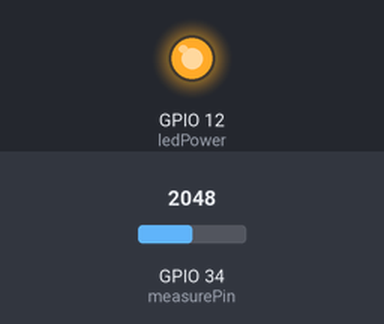
Recording of a sketch running on a simulated ESP32. Shown: output pins drawn as LEDs (lit = HIGH). Inputs (shaded band) come from the test bench; at power-on: GPIO 34 (measurePin) = 2048. What the sketch prints to the serial monitor is not drawn.

Above: at 0.1 s.
Timing chart, 0 to 1.6 s (numbered marks = the images above):
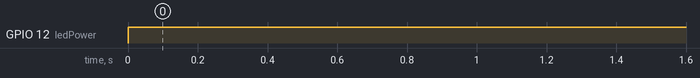

The sketch:

sketch_may12a.ino
```cpp
// --- PINS ---
const int measurePin = 34;   // ADC-capable pin on ESP32
const int ledPower = 12;     // Controls the LED

// --- Timing ---
const unsigned int samplingTime = 280;
const unsigned int deltaTime = 40;
const unsigned int sleepTime = 9680;

// --- Filter Settings ---
const int numReadings = 10;            // Number of samples for moving average
int readings[numReadings];             // Circular buffer
int readIndex = 0;
int total = 0;
int average = 0;

// --- Measurement Variables ---
float calcVoltage = 0;
float dustDensity = 0;

void setup() {
  Serial.begin(115200);
  pinMode(ledPower, OUTPUT);
  digitalWrite(ledPower, HIGH);        // Turn off LED initially

  // Initialize readings to 0
  for (int i = 0; i < numReadings; i++) {
    readings[i] = 0;
  }
}

void loop() {
  digitalWrite(ledPower, LOW);                 // LED ON
  delayMicroseconds(samplingTime);

  int voMeasured = analogRead(measurePin);     // Raw sensor reading

  delayMicroseconds(deltaTime);
  digitalWrite(ledPower, HIGH);                // LED OFF
  delayMicroseconds(sleepTime);

  // --- Moving Average Filter ---
  total = total - readings[readIndex];         // Subtract oldest value
  readings[readIndex] = voMeasured;            // Replace with new value
  total = total + readings[readIndex];         // Add new value
  readIndex = (readIndex + 1) % numReadings;   // Advance index
  average = total / numReadings;               // Compute average

  // --- Convert to voltage (3.3V reference on ESP32) ---
  calcVoltage = average * (3.3 / 4095.0);

  // --- Dust Density (adjust for 3.3V logic if needed) ---
  dustDensity = 0.17 * calcVoltage - 0.1;
  if (dustDensity < 0) dustDensity = 0.00;

  // --- Output ---
  Serial.println("Filtered Raw Value (0-4095):");
  Serial.println(average);
  Serial.println("Voltage:");
  Serial.println(calcVoltage, 3);
  Serial.println("Dust Density (mg/m^3):");
  Serial.println(dustDensity, 3);

  delay(1000);  // Wait 1 second before next reading
}
```

Measured:
- by itself, GPIO 12 (ledPower): LOW → HIGH at 0.00 s
